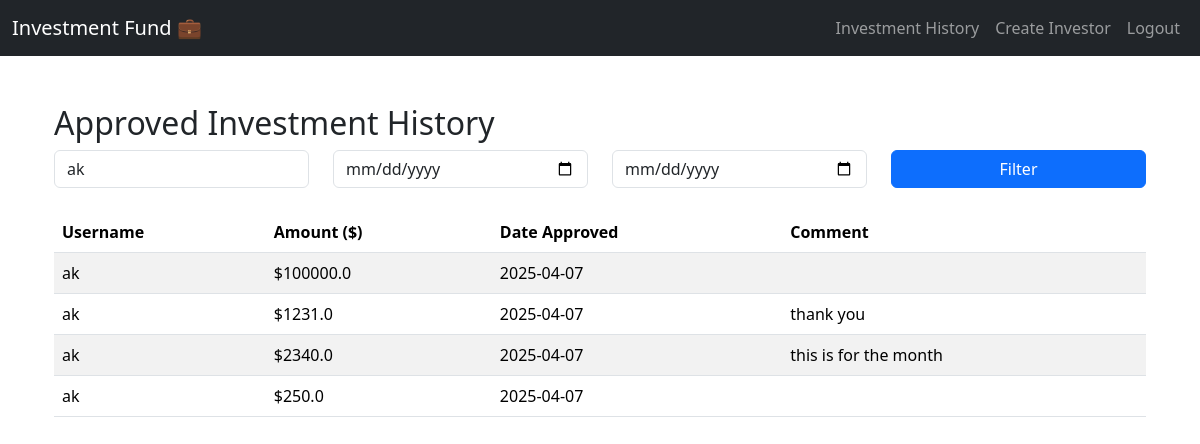
The page /history?user_id=3 (signed in) on the database its author committed.
### app/models.py (models this page shows, shortened)
class InvestmentInput(db.Model):
    __tablename__ = 'investments'
    id = db.Column(db.Integer, primary_key=True)
    amount = db.Column(db.Float, nullable=False)
    date_submitted = db.Column(db.DateTime, default=datetime.utcnow)
    date_approved = db.Column(db.DateTime, nullable=True)
    status = db.Column(db.String(50), default='Pending')  # Pending, Approved, Rejected
    comment = db.Column(db.String(300), nullable=True)
    user_id = db.Column(db.Integer, db.ForeignKey('users.id'), nullable=False)

class User(UserMixin, db.Model):
    __tablename__ = 'users'
    id = db.Column(db.Integer, primary_key=True)
    username = db.Column(db.String(150), unique=True, nullable=False)
    password = db.Column(db.String(150), nullable=False)
    role = db.Column(db.String(50), nullable=False)  # 'admin' or 'investor'
    investments = db.relationship('InvestmentInput', backref='investor', lazy=True)
    def is_admin(self):
        return self.role == 'admin'

### app/routes.py (the view)
@main.route('/history', methods=['GET'])
@login_required
def investment_history():
    if not current_user.is_admin():
        flash('Access denied.')
        return redirect(url_for('main.dashboard'))
    selected_user_id = request.args.get('user_id')
    start_date = request.args.get('start_date')
    end_date = request.args.get('end_date')
    users = User.query.filter_by(role='investor').all()
    query = InvestmentInput.query.filter_by(status='Approved')
    if selected_user_id and selected_user_id != "all":
        query = query.filter_by(user_id=int(selected_user_id))
    if start_date:
        query = query.filter(InvestmentInput.date_approved >= datetime.strptime(start_date, '%Y-%m-%d'))
    if end_date:
        query = query.filter(InvestmentInput.date_approved <= datetime.strptime(end_date, '%Y-%m-%d'))
    approved = query.order_by(InvestmentInput.date_approved.desc()).all()
    return render_template(
        'investment_history.html',
        users=users,
        approved=approved,
        selected_user_id=selected_user_id,
        start_date=start_date,
        end_date=end_date
    )

### app/models.py (called while the page is built)
@login_manager.user_loader
def load_user(user_id):
    return User.query.get(int(user_id))

### app/templates/investment_history.html (shortened to what this page needs)
{% extends 'base.html' %}
{% block content %}
<div class="container mt-5">
  <h2>Approved Investment History</h2>
  <form method="GET" class="mb-3">
    <div class="row">
      <div class="col-md-3">
        <select name="user_id" class="form-control" onchange="this.form.submit()">
          {% for user in users %}
            <option value="{{ user.id }}" {% if selected_user_id == user.id|string %}selected{% endif %}>
              {{ user.username }}
            </option>
          {% endfor %}
        </select>
      </div>
      <div class="col-md-3">
        <input type="date" name="start_date" value="{{ start_date or '' }}" class="form-control">
      </div>
      <div class="col-md-3">
        <input type="date" name="end_date" value="{{ end_date or '' }}" class="form-control">
      </div>
      <div class="col-md-3">
        <button class="btn btn-primary w-100">Filter</button>
      </div>
    </div>
  </form>
  <table class="table table-striped mt-4">
    <thead>
      <tr>
        <th>Username</th>
        <th>Amount ($)</th>
        <th>Date Approved</th>
        <th>Comment</th>
      </tr>
    </thead>
    <tbody>
      {% for i in approved %}
        <tr>
          <td>{{ i.investor.username }}</td>
          <td>${{ i.amount }}</td>
          <td>{{ i.date_approved.strftime('%Y-%m-%d') if i.date_approved }}</td>
          <td>{{ i.comment or '' }}</td>
        </tr>
      {% else %}
        <tr>
          <td colspan="4" class="text-muted">No approved investments match the filters.</td>
        </tr>
      {% endfor %}
    </tbody>
  </table>
</div>
{% endblock %}

### rows shown on the page
InvestmentInput: investor.username "ak", amount "100000.0", date_approved "2025-04-07"
InvestmentInput: investor.username "ak", amount "1231.0", date_approved "2025-04-07", comment "thank you"
InvestmentInput: investor.username "ak", amount "2340.0", date_approved "2025-04-07", comment "this is for the month"
InvestmentInput: investor.username "ak", amount "250.0", date_approved "2025-04-07"

### other values the page prints
form field user_id "ak"
